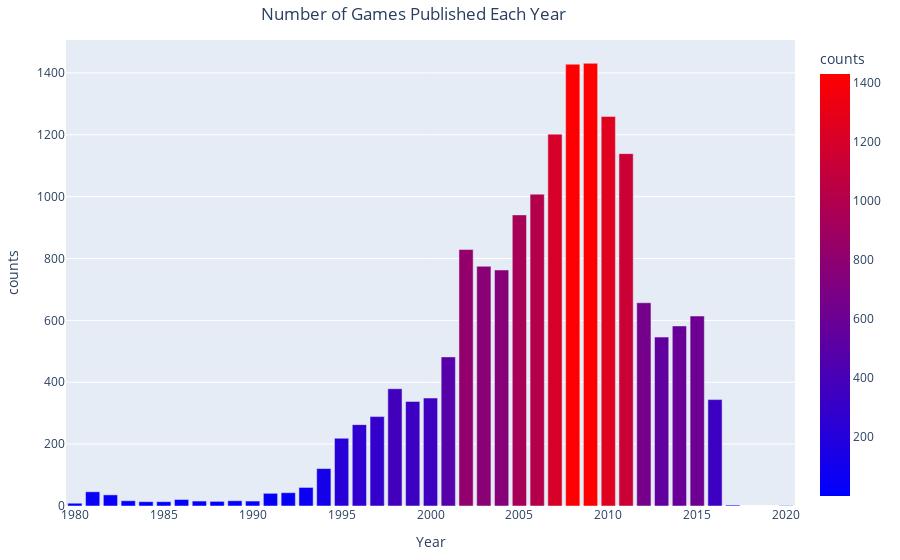

The cell this chart's notebook holds for it:
### Code cell
fig=px.bar(data_frame=nobel,x="Year",y="counts",color='counts',color_continuous_scale=[[0,'rgb(0,0,255)'],[1,'rgb(255,0,0)']])
fig.update_layout(title_text='Number of Games Published Each Year',title_x=0.29)
fig.update_layout(
    margin=dict(l=40, r=40, t=40, b=40),
)
fig.show()

### Figure 1 — Plotly figure (JSON) as saved in the notebook; plotly's stock layout.template omitted (floating-point values rounded to 4 significant figures)
{"data": [{"alignmentgroup": "True", "hovertemplate": "Year=%{x}<br>counts=%{marker.color}<extra></extra>", "legendgroup": "", "marker": {"color": [9, 46, 36, 17, 14, 14, 21, 16, 15, 17, 16, 41, 43, 60, 121, 219, 263, 289, 379, 338, 349, 482, 829, 775, 763, 941, 1008, 1202, 1428, 1431, 1259, 1139, 657, 546, 582, 614, 344, 3, 1], "coloraxis": "coloraxis", "pattern": {"shape": ""}}, "name": "", "offsetgroup": "", "orientation": "v", "showlegend": false, "textposition": "auto", "type": "bar", "x": [1980, 1981, 1982, 1983, 1984, 1985, 1986, 1987, 1988, 1989, 1990, 1991, 1992, 1993, 1994, 1995, 1996, 1997, 1998, 1999, 2000, 2001, 2002, 2003, 2004, 2005, 2006, 2007, 2008, 2009, 2010, 2011, 2012, 2013, 2014, 2015, 2016, 2017, 2020], "xaxis": "x", "y": [9, 46, 36, 17, 14, 14, 21, 16, 15, 17, 16, 41, 43, 60, 121, 219, 263, 289, 379, 338, 349, 482, 829, 775, 763, 941, 1008, 1202, 1428, 1431, 1259, 1139, 657, 546, 582, 614, 344, 3, 1], "yaxis": "y"}], "layout": {"barmode": "relative", "coloraxis": {"colorbar": {"title": {"text": "counts"}}, "colorscale": [[0, "rgb(0,0,255)"], [1, "rgb(255,0,0)"]]}, "legend": {"tracegroupgap": 0}, "margin": {"b": 40, "l": 40, "r": 40, "t": 40}, "title": {"text": "Number of Games Published Each Year", "x": 0.29}, "xaxis": {"anchor": "y", "domain": [0, 1], "title": {"text": "Year"}}, "yaxis": {"anchor": "x", "domain": [0, 1], "title": {"text": "counts"}}}}
